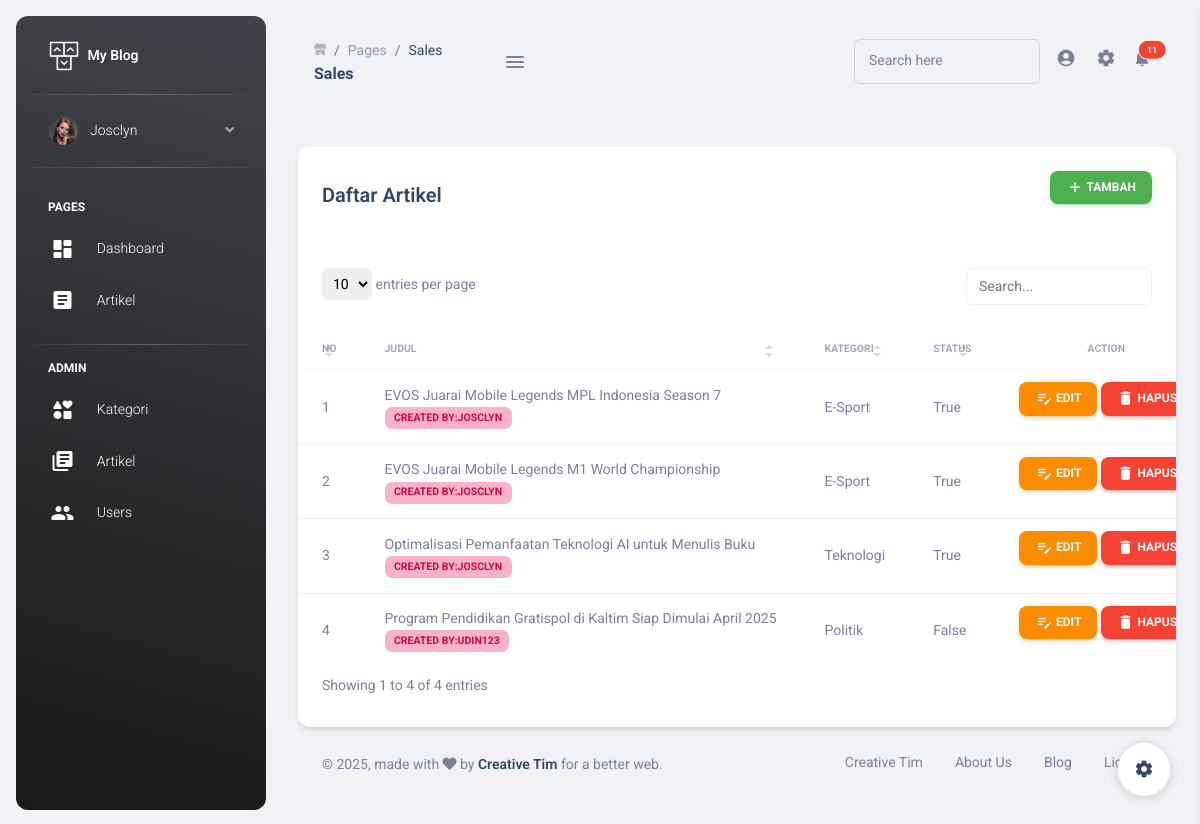
Page /dashboard/operator/artikel/list (signed in) on the committed database.
### artikels/models.py (models this page shows, shortened)
class ArtikelBlog(models.Model):
    kategori = models.ForeignKey(Kategori, on_delete=models.CASCADE)
    judul = models.CharField(max_length=200)
    konten = CKEditor5Field('Text', config_name='extends')
    gambar = models.ImageField(upload_to='artikel')
    status = models.BooleanField(default=False)
    created_at = models.DateTimeField(auto_now_add=True)
    created_by = models.ForeignKey(User, on_delete=models.CASCADE)

class Kategori(models.Model):
    nama = models.CharField(max_length=100)
    created_at = models.DateTimeField(auto_now_add=True)
    created_by = models.ForeignKey(User, on_delete=models.CASCADE)
    def __str__(self):
        return self.nama

### artikels/views.py (the view)
# urls.py: path('operator/artikel/list', admin_artikel_list, name='admin_artikel_list'),
@login_required(login_url='/auth-login')
@user_passes_test(in_operator, login_url='/')
def admin_artikel_list(request):
    template_name = "dashboard/admin/artikel_list.html"
    artikel = ArtikelBlog.objects.all()
    context = {
        "artikel": artikel
    }
    return render(request, template_name, context)

### artikels/templatetags/auth_extras.py (called while the page is built)
@register.filter(name='has_group')
def has_group(user, group_name):
    try:
        group = Group.objects.get(name=group_name)
    except:
        group = Group.objects.create(name=group_name)
    return True if group in user.groups.all() else False

### artikels/views.py (called while the page is built)
def in_operator(user):
    get_user = user.groups.filter(name='Operator').count()
    if get_user > 0:
        return False
    else:
        return True

### templates/dashboard/admin/artikel_list.html (shortened to what this page needs)
{% extends "dashboard/base.html" %}
{% load static %}
{% block content %}
<div class="row mt-4">
        <div class="col-12">
          <div class="card">
            <div class="card-header">
            <div class="d-flex justify-content-between align-items-center">
              <h5 class="mb-0">Daftar Artikel</h5>
              <a class="btn btn-success px-3 py-2" href="{% url 'admin_artikel_tambah' %}"><i class="material-icons">add</i> Tambah</a>
            </div>
            </div>
            <div class="table-responsive">
              <table class="table table-flush" id="datatable-search">
                <thead class="thead-light">
                  <tr>
                    <th>No</th>
                    <th>Judul</th>
                    <th>Kategori</th>
                    <th>Status</th>
                    <th class="text-center">Action</th>
                  </tr>
                </thead>
                <tbody>
                {% for a in artikel %}
                  <tr>
                    <td class="text-sm font-weight-normal">{{forloop.counter}}</td>
                    <td class="text-sm font-weight-normal">
                      {{a.judul}} <br> <span class="badge badge-primary">created by:{{a.created_by}}</span>
                    </td>
                    <td class="text-sm font-weight-normal">{{a.kategori}}</td>
                    <td class="text-sm font-weight-normal">{{a.status}}</td>
                    <td class="text-sm font-weight-normal text-center">
                      <a class="btn btn-warning px-3 py-2" href="{% url 'admin_artikel_update' a.id %}"><i class="material-icons">edit_note</i> Edit</a>
                      <a class="btn btn-danger px-3 py-2" onClick="return confirm('Yakin ingin menghapus?')" href="{% url 'admin_artikel_delete' a.id %}"><i class="material-icons">delete</i> Hapus</a>
                    </td>
                  </tr>
                  {% endfor %}
                </tbody>
              </table>
            </div>
          </div>
        </div>
      </div>
{% endblock  %}

### templates/dashboard/base.html (shortened to what this page needs)
{% load static %}
<!DOCTYPE html>
<html lang="en">
<head>
  <link href="{% static 'dashboard/assets/css/nucleo-icons.css" rel="stylesheet' %}" />
  <link href="{% static 'dashboard/assets/css/nucleo-svg.css" rel="stylesheet' %}" />
  <link href="https://cdnjs.cloudflare.com/ajax/libs/font-awesome/5.15.4/css/all.min.css" rel="stylesheet">
  <link id="pagestyle" href="{% static 'dashboard/assets/css/material-dashboard.css' %}?v=3.0.1" rel="stylesheet" />
</head>
<body class="g-sidenav-show  bg-gray-200">
{% include "dashboard/menu.html" %}
  <main class="main-content position-relative max-height-vh-100 h-100 border-radius-lg ">
    <nav class="navbar navbar-main navbar-expand-lg position-sticky mt-4 top-1 px-0 mx-4 shadow-none border-radius-xl z-index-sticky" id="navbarBlur" data-scroll="true">
      <div class="container-fluid py-1 px-3">
        <nav aria-label="breadcrumb">
          <ol class="breadcrumb bg-transparent mb-0 pb-0 pt-1 px-0 me-sm-6 me-5">
            <li class="breadcrumb-item text-sm">
              <a class="opacity-3 text-dark" href="javascript:;">
              </a>
            </li>
            <li class="breadcrumb-item text-sm"><a class="opacity-5 text-dark" href="javascript:;">Pages</a></li>
            <li class="breadcrumb-item text-sm text-dark active" aria-current="page">Sales</li>
          </ol>
          <h6 class="font-weight-bolder mb-0">Sales</h6>
        </nav>
        <div class="sidenav-toggler sidenav-toggler-inner d-xl-block d-none ">
          <a href="javascript:;" class="nav-link text-body p-0">
            <div class="sidenav-toggler-inner">
              <i class="sidenav-toggler-line"></i>
              <i class="sidenav-toggler-line"></i>
              <i class="sidenav-toggler-line"></i>
            </div>
          </a>
        </div>
        <div class="collapse navbar-collapse mt-sm-0 mt-2 me-md-0 me-sm-4" id="navbar">
          <div class="ms-md-auto pe-md-3 d-flex align-items-center">
            <div class="input-group input-group-outline">
              <label class="form-label">Search here</label>
              <input type="text" class="form-control">
            </div>
          </div>
          <ul class="navbar-nav  justify-content-end">
            <li class="nav-item">
              <a href="../../pages/authentication/signin/illustration.html" class="nav-link text-body p-0 position-relative" target="_blank">
                <i class="material-icons me-sm-1">
            </i>
              </a>
            </li>
            <li class="nav-item px-3">
              <a href="javascript:;" class="nav-link text-body p-0">
                <i class="material-icons fixed-plugin-button-nav cursor-pointer">
            </i>
              </a>
            </li>
            <li class="nav-item dropdown pe-2">
              <a href="javascript:;" class="nav-link text-body p-0 position-relative" id="dropdownMenuButton" data-bs-toggle="dropdown" aria-expanded="false">
                <span class="position-absolute top-5 start-100 translate-middle badge rounded-pill bg-danger border border-white small py-1 px-2">
                  <span class="small">11</span>
                </span>
              </a>
            </li>
          </ul>
        </div>
      </div>
    </nav>
    <div class="container-fluid py-4">
    {% block content %}
    {% endblock content %}
      <footer class="footer py-4  ">
        <div class="container-fluid">
          <div class="row align-items-center justify-content-lg-between">
            <div class="col-lg-6 mb-lg-0 mb-4">
              <div class="copyright text-center text-sm text-muted text-lg-start">
                © ,
                made with <i class="fa fa-heart"></i> by
                <a href="https://www.creative-tim.com" class="font-weight-bold" target="_blank">Creative Tim</a>
                for a better web.
              </div>
            </div>
            <div class="col-lg-6">
              <ul class="nav nav-footer justify-content-center justify-content-lg-end">
                <li class="nav-item">
                  <a href="https://www.creative-tim.com" class="nav-link text-muted" target="_blank">Creative Tim</a>
                </li>
                <li class="nav-item">
                  <a href="https://www.creative-tim.com/presentation" class="nav-link text-muted" target="_blank">About Us</a>
                </li>
                <li class="nav-item">
                  <a href="https://www.creative-tim.com/blog" class="nav-link text-muted" target="_blank">Blog</a>
                </li>
                <li class="nav-item">
                  <a href="https://www.creative-tim.com/license" class="nav-link pe-0 text-muted" target="_blank">License</a>
                </li>
              </ul>
            </div>
          </div>
        </div>
      </footer>
    </div>
  </main>
  <div class="fixed-plugin">
    <a class="fixed-plugin-button text-dark position-fixed px-3 py-2">
      <i class="material-icons py-2">settings</i>
    </a>
  </div>
</body>
</html>

### templates/dashboard/menu.html (shortened to what this page needs)
{% load static %}
{% load auth_extras %}
  <aside class="sidenav navbar navbar-vertical navbar-expand-xs border-0 border-radius-xl my-3 fixed-start ms-3   bg-gradient-dark" id="sidenav-main">
    <div class="sidenav-header">
      <a class="navbar-brand m-0" href=" https://demos.creative-tim.com/material-dashboard-pro/pages/dashboards/analytics.html " target="_blank">
        <img src="{% static 'dashboard/assets/img/logo-ct.png' %}" class="navbar-brand-img h-100" alt="main_logo">
        <span class="ms-1 font-weight-bold text-white">My Blog</span>
      </a>
    </div>
    <hr class="horizontal light mt-0 mb-2">
    <div class="collapse navbar-collapse  w-auto h-auto max-height-vh-100 h-100" id="sidenav-collapse-main">
      <ul class="navbar-nav">
        <li class="nav-item mb-2 mt-0">
          <a data-bs-toggle="collapse" href="#ProfileNav" class="nav-link text-white" aria-controls="ProfileNav" role="button" aria-expanded="false">
            <img src="{% static 'dashboard/assets/img/team-3.jpg' %}" class="avatar">
            <span class="nav-link-text ms-2 ps-1">{{ user }}</span>
          </a>
        </li>
        <hr class="horizontal light mt-0">
        <li class="nav-item mt-3">
          <h6 class="ps-4  ms-2 text-uppercase text-xs font-weight-bolder text-white">pages</h6>
        </li>
        <li class="nav-item">
          <a href="{% url 'dashboard' %}" class="nav-link text-white" aria-controls="pagesExamples" role="button" aria-expanded="false">
            <i class="material-icons-round {% if page.brand == 'RTL' %}ms-2{% else %} me-2{% endif %}">dashboard</i>
            <span class="nav-link-text ms-2 ps-1">Dashboard</span>
          </a>
        </li>
        <li class="nav-item">
          <a href="{% url 'artikel_list' %}" class="nav-link text-white " aria-controls="applicationsExamples" role="button" aria-expanded="false">
            <i class="material-icons-round {% if page.brand == 'RTL' %}ms-2{% else %} me-2{% endif %}">article</i>
            <span class="nav-link-text ms-2 ps-1">Artikel</span>
          </a>
        </li>
        {% if request.user|has_group:'operator' %}
        <li class="nav-item">
          <hr class="horizontal light" />
          <h6 class="ps-4  ms-2 text-uppercase text-xs font-weight-bolder text-white">admin</h6>
        </li>
        <li class="nav-item">
          <a href="{% url 'admin_kategori_list' %}" class="nav-link text-white " aria-controls="basicExamples" role="button" aria-expanded="false">
            <i class="material-icons-round {% if page.brand == 'RTL' %}ms-2{% else %} me-2{% endif %}">interests</i>
            <span class="nav-link-text ms-2 ps-1">Kategori</span>
          </a>
        </li>
        <li class="nav-item">
          <a href="{% url 'admin_artikel_list' %}" class="nav-link text-white " aria-controls="componentsExamples" role="button" aria-expanded="false">
            <i class="material-icons-round {% if page.brand == 'RTL' %}ms-2{% else %} me-2{% endif %}">library_books</i>
            <span class="nav-link-text ms-2 ps-1">Artikel</span>
          </a>
        </li>
        <li class="nav-item">
          <a class="nav-link" href="{% url "admin_management_user_list" %}">
            <i class="material-icons-round {% if page.brand == 'RTL' %}ms-2{% else %} me-2{% endif %}">group</i>
            <span class="nav-link-text ms-2 ps-1">Users</span>
          </a>
        </li>
        {% endif %}
      </ul>
    </div>
  </aside>

### rows in the picture
ArtikelBlog: judul "EVOS Juarai Mobile Legends MPL Indonesia Season 7", created_by "JOSCLYN", kategori "E-Sport", status "True"
ArtikelBlog: judul "EVOS Juarai Mobile Legends M1 World Championship", created_by "JOSCLYN", kategori "E-Sport", status "True"
ArtikelBlog: judul "Optimalisasi Pemanfaatan Teknologi AI untuk Menulis Buku", created_by "JOSCLYN", kategori "Teknologi", status "True"
ArtikelBlog: judul "Program Pendidikan Gratispol di Kaltim Siap Dimulai April 2025", created_by "UDIN123", kategori "Politik", status "False"

### other values in the picture
{{ user }} "Josclyn"
